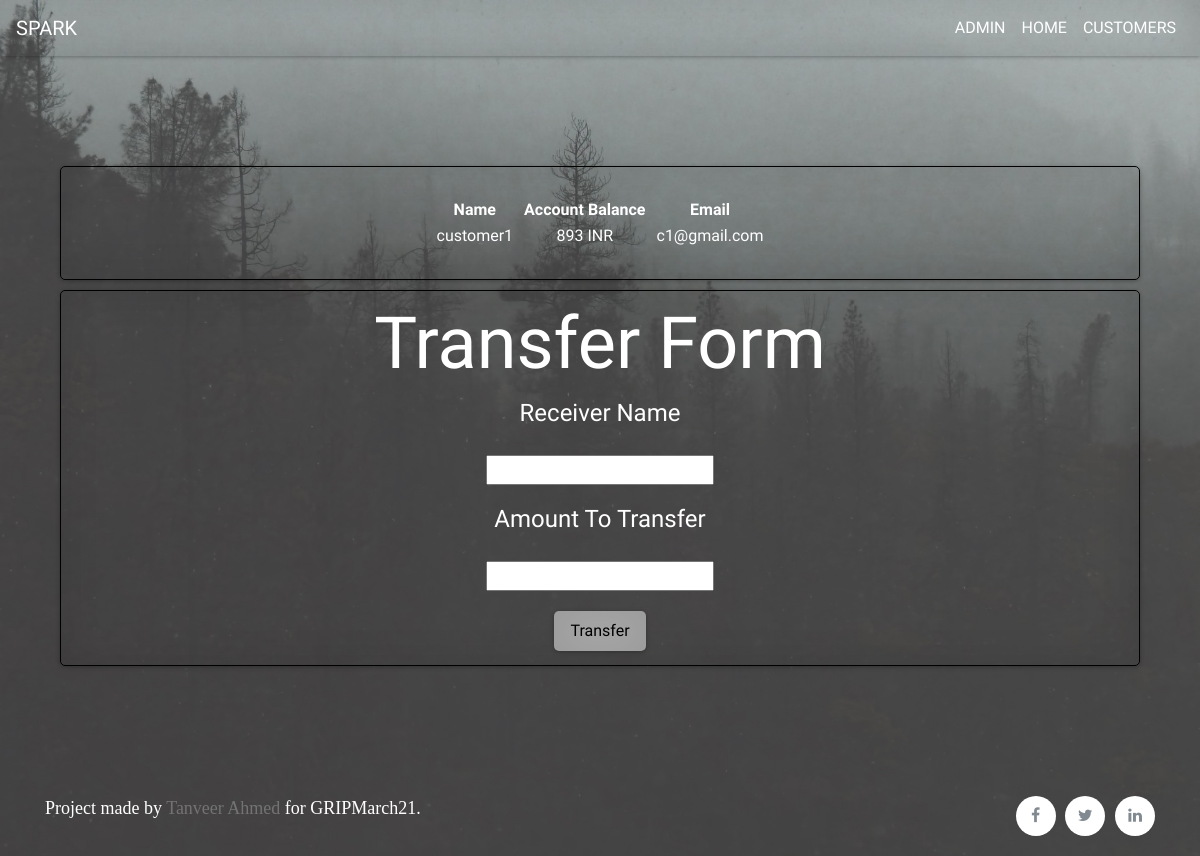
The page /cdetails/1 on the database as committed earlier.
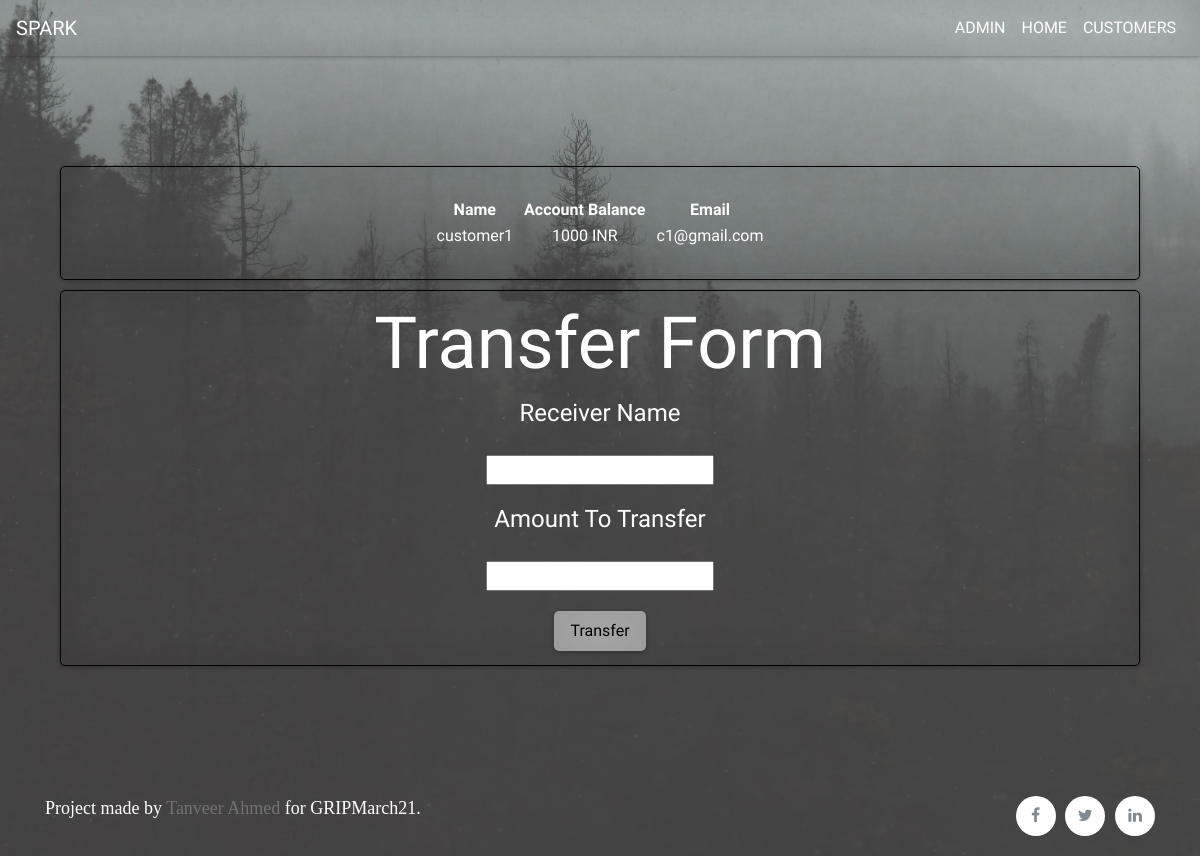
The same page on the database as committed later.
### app1/models.py (models this page shows, shortened)
class customer(models.Model):
    name = models.CharField(max_length=200)
    email = models.EmailField(max_length=200,unique=True)
    current_balance = models.IntegerField()

### app1/views.py (the view, shortened to what this page needs)
# urls.py: path('cdetails/<str:pk>',views.cdetails,name='cdetails'),
def cdetails(request,pk):
    allCust = customer.objects.all()
    CurrCust = customer.objects.get(id=pk)
    return render(request,'customerDetails/details.html',{'CurrCust':CurrCust,'allCust':allCust})

### templates/customerDetails/details.html (shortened to what this page needs)
<!DOCTYPE html>
{%load static%}
<html lang="en" dir="ltr">
  <head>
  </head>
  <link rel="stylesheet" href="https://maxcdn.bootstrapcdn.com/bootstrap/4.5.2/css/bootstrap.min.css">
  <link rel="stylesheet" href="https://cdnjs.cloudflare.com/ajax/libs/font-awesome/4.7.0/css/font-awesome.min.css">
  <link rel="stylesheet" href="{%static 'css/mystyles.css'%}">
  <link rel="stylesheet" href="{%static 'css/shadows.css'%}">
  <body>
    <nav class="navbar navbar-expand-lg effect7 font-orbitron">
   <a class="navbar-brand" href="https://www.thesparksfoundationsingapore.org/"  style="color:white;">SPARK</a>
   <div class="collapse navbar-collapse justify-content-end" id="navbarNavDropdown">
     <ul class="navbar-nav">
       <li class="nav-item">
         <a class="nav-link" style="color:white;" href="{% url 'admin:index'%}">ADMIN</a>
       </li>
       <li class="nav-item">
         <a class="nav-link" style="color:white;" href="{% url 'home' %}">HOME</a>
       </li>
       <li class="nav-item">
         <a class="nav-link" style="color:white;" href="{% url 'customers' %}">CUSTOMERS</a>
       </li>
     </ul>
   </div>
  </nav>
   <div id="holder">
      <div id="body" class=" container font-orbitron" >
         <div class="container" style="z-index:1;padding-top:100px;">
           <div class="container container-details effect7 center" >
            <table>
              <thead>
                <th >Name </th>
                <th>Account Balance  </th>
                <th> Email  </th>
              </thead>
              <tr>
                  <td>{{CurrCust.name}}  </td>
                    <td>{{CurrCust.current_balance}} <span> INR </span> </td>
                      <td>{{CurrCust.email}}</td>
              </tr>
            </table>
         </div>
           <div class="container container-details effect7 center">
             <h1 class="display-3">  Transfer Form </h1>
             <form  action="{%url 'cdetails' CurrCust.id %}" method="post">
                 <label for="cname"> Receiver Name </label>
                 <input type="text" name="cname">
                 <label for="amount"> Amount To Transfer  </label>
                 <input type="text" name="amount">
                 <input class='button button1 effect7' type="submit" name="transfer" value="Transfer">
             </form>
           </div>
       </div>
      </div>
      <footer class="site-footer">
         <div class="container">
           <div class="row">
             <div class="col-md-8 col-sm-6 col-xs-12"  style="padding-top:5px;">
               <p style="font-size:18px;">Project made by <a href="https://www.linkedin.com/in/tanveer-ahmed-589055112/">Tanveer Ahmed</a> for GRIPMarch21.</p>
             </div>
             <div class="col-md-4 col-sm-6 col-xs-12" style="padding-top:5px;">
               <ul class="social-icons">
                 <li><a class="facebook" href="https://www.facebook.com/thesparksfoundation.info/"><i class="fa fa-facebook"></i></a></li>
                 <li><a class="twitter" href="https://twitter.com/tsfsingapore?lang=en"><i class="fa fa-twitter"></i></a></li>
                 <li><a class="linkedin" href="https://www.linkedin.com/company/the-sparks-foundation/?originalSubdomain=in"><i class="fa fa-linkedin"></i></a></li>
               </ul>
             </div>
           </div>
         </div>
       </footer>
   </div>
  </body>
</html>

### static/css/mystyles.css (style rules this page uses)
body { margin:0; background-image: url('/static/images/bg1.jpg'); background-size: cover; background-repeat:no-repeat; font-family: 'Noto Serif JP', serif; color:white; height:100%; }
html { height:100%; }
#body { padding-bottom: 80px; }
#holder { min-height: 100%; position:relative; }
.font-orbitron { font-family: 'Orbitron', sans-serif; }
.center { text-align:center; }
.container-details { border:1px solid black; border-radius: 5px; padding:10px 0 10px 0; margin:10px 0 10px 0; }
table { margin:20px auto 20px auto; }
td { padding-left: 10px; padding-right: 10px; }
label { font-size:24px; }
.button { background-color: #4CAF50; border: none; color: white; padding: 8px 16px; text-align: center; text-decoration: none; display: inline-block; border-radius: 5px; font-size: 16px; margin: 4px 2px; transition-duration: 0.4s; cursor: pointer; }
.button1 { background-color: darkgray; color: black; }
.site-footer { font-size:15px; line-height:24px; color:white; position: absolute; bottom:0; left:0; right:0; margin-bottom: 0; height:80px; padding:15px 0 0 0; }
.site-footer a { color:#737373; }
.site-footer .social-icons { text-align:right }
.site-footer .social-icons a { width:40px; height:40px; line-height:40px; margin-left:6px; margin-right:0; border-radius:100%; background-color:white; }
.social-icons { padding-left:0; margin-bottom:0; list-style:none }
.social-icons li { display:inline-block; margin-bottom:4px }
.social-icons a { background-color:#eceeef; color:#818a91; font-size:16px; display:inline-block; line-height:44px; width:44px; height:44px; text-align:center; margin-right:8px; border-radius:100%; -webkit-transition:all .2s linear; -o-transition:all .2s linear; transition:all .2s linear }

### static/css/shadows.css (style rules this page uses)
.effect7 { -webkit-box-shadow:0 1px 4px rgba(0, 0, 0, 0.3), 0 0 40px rgba(0, 0, 0, 0.1) inset; -moz-box-shadow:0 1px 4px rgba(0, 0, 0, 0.3), 0 0 40px rgba(0, 0, 0, 0.1) inset; box-shadow:0 1px 4px rgba(0, 0, 0, 0.3), 0 0 40px rgba(0, 0, 0, 0.1) inset; }

Rows that differ between the two databases and show on the page:
changed customer "customer1": current_balance "893" → "1000"
